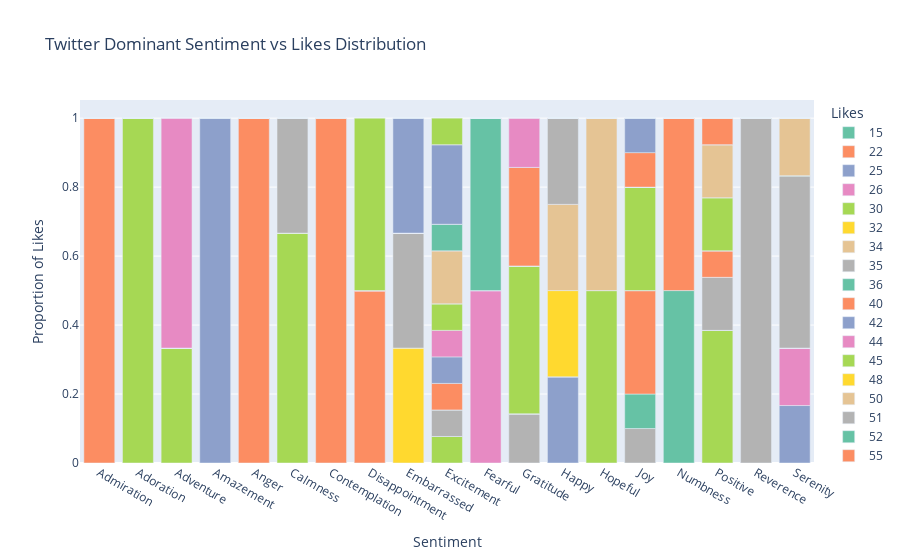

Notebook code cell kept with this figure:
### Code cell
# Twitter
twi_like_senti = pd.crosstab(
    twi_df[twi_df['sentiment'].isin(twi_domi_senti)]['sentiment'],twi_df['Likes'],normalize=0
)
twi_like_senti_long = (twi_like_senti.reset_index().melt(id_vars='sentiment', var_name='Likes',value_name='Proportion'))
fig8 = px.bar(
    twi_like_senti_long,
    x='sentiment',
    y='Proportion',
    color='Likes',
    title='Twitter Dominant Sentiment vs Likes Distribution',
    color_discrete_sequence=px.colors.qualitative.Set2
)

fig8.update_layout(
    xaxis_title='Sentiment',
    yaxis_title='Proportion of Likes',
    legend_title_text='Likes',
    bargap=0.2
)

fig8.show()

### Figure 1 — Plotly figure (JSON) as saved in the notebook; plotly's stock layout.template omitted (floating-point values rounded to 4 significant figures)
{"data": [{"hovertemplate": "Likes=15<br>sentiment=%{x}<br>Proportion=%{y}<extra></extra>", "legendgroup": "15", "marker": {"color": "rgb(102,194,165)", "pattern": {"shape": ""}}, "name": "15", "orientation": "v", "showlegend": true, "textposition": "auto", "type": "bar", "x": ["Admiration", "Adoration", "Adventure", "Amazement", "Anger", "Calmness", "Contemplation", "Disappointment", "Embarrassed", "Excitement", "Fearful", "Gratitude", "Happy", "Hopeful", "Joy", "Numbness", "Positive", "Reverence", "Serenity"], "xaxis": "x", "y": [0.0, 0.0, 0.0, 0.0, 0.0, 0.0, 0.0, 0.0, 0.0, 0.0, 0.0, 0.0, 0.0, 0.0, 0.0, 0.5, 0.0, 0.0, 0.0], "yaxis": "y"}, {"hovertemplate": "Likes=22<br>sentiment=%{x}<br>Proportion=%{y}<extra></extra>", "legendgroup": "22", "marker": {"color": "rgb(252,141,98)", "pattern": {"shape": ""}}, "name": "22", "orientation": "v", "showlegend": true, "textposition": "auto", "type": "bar", "x": ["Admiration", "Adoration", "Adventure", "Amazement", "Anger", "Calmness", "Contemplation", "Disappointment", "Embarrassed", "Excitement", "Fearful", "Gratitude", "Happy", "Hopeful", "Joy", "Numbness", "Positive", "Reverence", "Serenity"], "xaxis": "x", "y": [0.0, 0.0, 0.0, 0.0, 0.0, 0.0, 0.0, 0.0, 0.0, 0.0, 0.0, 0.0, 0.0, 0.0, 0.0, 0.5, 0.0, 0.0, 0.0], "yaxis": "y"}, {"hovertemplate": "Likes=25<br>sentiment=%{x}<br>Proportion=%{y}<extra></extra>", "legendgroup": "25", "marker": {"color": "rgb(141,160,203)", "pattern": {"shape": ""}}, "name": "25", "orientation": "v", "showlegend": true, "textposition": "auto", "type": "bar", "x": ["Admiration", "Adoration", "Adventure", "Amazement", "Anger", "Calmness", "Contemplation", "Disappointment", "Embarrassed", "Excitement", "Fearful", "Gratitude", "Happy", "Hopeful", "Joy", "Numbness", "Positive", "Reverence", "Serenity"], "xaxis": "x", "y": [0.0, 0.0, 0.0, 0.0, 0.0, 0.0, 0.0, 0.0, 0.0, 0.0, 0.0, 0.0, 0.0, 0.0, 0.0, 0.0, 0.0, 0.0, 0.1667], "yaxis": "y"}, {"hovertemplate": "Likes=26<br>sentiment=%{x}<br>Proportion=%{y}<extra></extra>", "legendgroup": "26", "marker": {"color": "rgb(231,138,195)", "pattern": {"shape": ""}}, "name": "26", "orientation": "v", "showlegend": true, "textposition": "auto", "type": "bar", "x": ["Admiration", "Adoration", "Adventure", "Amazement", "Anger", "Calmness", "Contemplation", "Disappointment", "Embarrassed", "Excitement", "Fearful", "Gratitude", "Happy", "Hopeful", "Joy", "Numbness", "Positive", "Reverence", "Serenity"], "xaxis": "x", "y": [0.0, 0.0, 0.0, 0.0, 0.0, 0.0, 0.0, 0.0, 0.0, 0.0, 0.5, 0.0, 0.0, 0.0, 0.0, 0.0, 0.0, 0.0, 0.1667], "yaxis": "y"}, {"hovertemplate": "Likes=30<br>sentiment=%{x}<br>Proportion=%{y}<extra></extra>", "legendgroup": "30", "marker": {"color": "rgb(166,216,84)", "pattern": {"shape": ""}}, "name": "30", "orientation": "v", "showlegend": true, "textposition": "auto", "type": "bar", "x": ["Admiration", "Adoration", "Adventure", "Amazement", "Anger", "Calmness", "Contemplation", "Disappointment", "Embarrassed", "Excitement", "Fearful", "Gratitude", "Happy", "Hopeful", "Joy", "Numbness", "Positive", "Reverence", "Serenity"], "xaxis": "x", "y": [0.0, 0.0, 0.0, 0.0, 0.0, 0.6667, 0.0, 0.0, 0.0, 0.07692, 0.0, 0.0, 0.0, 0.5, 0.0, 0.0, 0.3846, 0.0, 0.0], "yaxis": "y"}, {"hovertemplate": "Likes=32<br>sentiment=%{x}<br>Proportion=%{y}<extra></extra>", "legendgroup": "32", "marker": {"color": "rgb(255,217,47)", "pattern": {"shape": ""}}, "name": "32", "orientation": "v", "showlegend": true, "textposition": "auto", "type": "bar", "x": ["Admiration", "Adoration", "Adventure", "Amazement", "Anger", "Calmness", "Contemplation", "Disappointment", "Embarrassed", "Excitement", "Fearful", "Gratitude", "Happy", "Hopeful", "Joy", "Numbness", "Positive", "Reverence", "Serenity"], "xaxis": "x", "y": [0.0, 0.0, 0.0, 0.0, 0.0, 0.0, 0.0, 0.0, 0.3333, 0.0, 0.0, 0.0, 0.0, 0.0, 0.0, 0.0, 0.0, 0.0, 0.0], "yaxis": "y"}, {"hovertemplate": "Likes=34<br>sentiment=%{x}<br>Proportion=%{y}<extra></extra>", "legendgroup": "34", "marker": {"color": "rgb(229,196,148)", "pattern": {"shape": ""}}, "name": "34", "orientation": "v", "showlegend": true, "textposition": "auto", "type": "bar", "x": ["Admiration", "Adoration", "Adventure", "Amazement", "Anger", "Calmness", "Contemplation", "Disappointment", "Embarrassed", "Excitement", "Fearful", "Gratitude", "Happy", "Hopeful", "Joy", "Numbness", "Positive", "Reverence", "Serenity"], "xaxis": "x", "y": [0.0, 0.0, 0.0, 0.0, 0.0, 0.0, 0.0, 0.0, 0.0, 0.0, 0.0, 0.0, 0.0, 0.5, 0.0, 0.0, 0.0, 0.0, 0.0], "yaxis": "y"}, {"hovertemplate": "Likes=35<br>sentiment=%{x}<br>Proportion=%{y}<extra></extra>", "legendgroup": "35", "marker": {"color": "rgb(179,179,179)", "pattern": {"shape": ""}}, "name": "35", "orientation": "v", "showlegend": true, "textposition": "auto", "type": "bar", "x": ["Admiration", "Adoration", "Adventure", "Amazement", "Anger", "Calmness", "Contemplation", "Disappointment", "Embarrassed", "Excitement", "Fearful", "Gratitude", "Happy", "Hopeful", "Joy", "Numbness", "Positive", "Reverence", "Serenity"], "xaxis": "x", "y": [0.0, 0.0, 0.0, 0.0, 0.0, 0.3333, 0.0, 0.0, 0.3333, 0.07692, 0.0, 0.1429, 0.0, 0.0, 0.1, 0.0, 0.1538, 1.0, 0.5], "yaxis": "y"}, {"hovertemplate": "Likes=36<br>sentiment=%{x}<br>Proportion=%{y}<extra></extra>", "legendgroup": "36", "marker": {"color": "rgb(102,194,165)", "pattern": {"shape": ""}}, "name": "36", "orientation": "v", "showlegend": true, "textposition": "auto", "type": "bar", "x": ["Admiration", "Adoration", "Adventure", "Amazement", "Anger", "Calmness", "Contemplation", "Disappointment", "Embarrassed", "Excitement", "Fearful", "Gratitude", "Happy", "Hopeful", "Joy", "Numbness", "Positive", "Reverence", "Serenity"], "xaxis": "x", "y": [0.0, 0.0, 0.0, 0.0, 0.0, 0.0, 0.0, 0.0, 0.0, 0.0, 0.5, 0.0, 0.0, 0.0, 0.1, 0.0, 0.0, 0.0, 0.0], "yaxis": "y"}, {"hovertemplate": "Likes=40<br>sentiment=%{x}<br>Proportion=%{y}<extra></extra>", "legendgroup": "40", "marker": {"color": "rgb(252,141,98)", "pattern": {"shape": ""}}, "name": "40", "orientation": "v", "showlegend": true, "textposition": "auto", "type": "bar", "x": ["Admiration", "Adoration", "Adventure", "Amazement", "Anger", "Calmness", "Contemplation", "Disappointment", "Embarrassed", "Excitement", "Fearful", "Gratitude", "Happy", "Hopeful", "Joy", "Numbness", "Positive", "Reverence", "Serenity"], "xaxis": "x", "y": [1.0, 0.0, 0.0, 0.0, 1.0, 0.0, 0.0, 0.5, 0.0, 0.07692, 0.0, 0.0, 0.0, 0.0, 0.3, 0.0, 0.07692, 0.0, 0.0], "yaxis": "y"}, {"hovertemplate": "Likes=42<br>sentiment=%{x}<br>Proportion=%{y}<extra></extra>", "legendgroup": "42", "marker": {"color": "rgb(141,160,203)", "pattern": {"shape": ""}}, "name": "42", "orientation": "v", "showlegend": true, "textposition": "auto", "type": "bar", "x": ["Admiration", "Adoration", "Adventure", "Amazement", "Anger", "Calmness", "Contemplation", "Disappointment", "Embarrassed", "Excitement", "Fearful", "Gratitude", "Happy", "Hopeful", "Joy", "Numbness", "Positive", "Reverence", "Serenity"], "xaxis": "x", "y": [0.0, 0.0, 0.0, 0.0, 0.0, 0.0, 0.0, 0.0, 0.0, 0.07692, 0.0, 0.0, 0.25, 0.0, 0.0, 0.0, 0.0, 0.0, 0.0], "yaxis": "y"}, {"hovertemplate": "Likes=44<br>sentiment=%{x}<br>Proportion=%{y}<extra></extra>", "legendgroup": "44", "marker": {"color": "rgb(231,138,195)", "pattern": {"shape": ""}}, "name": "44", "orientation": "v", "showlegend": true, "textposition": "auto", "type": "bar", "x": ["Admiration", "Adoration", "Adventure", "Amazement", "Anger", "Calmness", "Contemplation", "Disappointment", "Embarrassed", "Excitement", "Fearful", "Gratitude", "Happy", "Hopeful", "Joy", "Numbness", "Positive", "Reverence", "Serenity"], "xaxis": "x", "y": [0.0, 0.0, 0.0, 0.0, 0.0, 0.0, 0.0, 0.0, 0.0, 0.07692, 0.0, 0.0, 0.0, 0.0, 0.0, 0.0, 0.0, 0.0, 0.0], "yaxis": "y"}, {"hovertemplate": "Likes=45<br>sentiment=%{x}<br>Proportion=%{y}<extra></extra>", "legendgroup": "45", "marker": {"color": "rgb(166,216,84)", "pattern": {"shape": ""}}, "name": "45", "orientation": "v", "showlegend": true, "textposition": "auto", "type": "bar", "x": ["Admiration", "Adoration", "Adventure", "Amazement", "Anger", "Calmness", "Contemplation", "Disappointment", "Embarrassed", "Excitement", "Fearful", "Gratitude", "Happy", "Hopeful", "Joy", "Numbness", "Positive", "Reverence", "Serenity"], "xaxis": "x", "y": [0.0, 1.0, 0.3333, 0.0, 0.0, 0.0, 0.0, 0.0, 0.0, 0.07692, 0.0, 0.4286, 0.0, 0.0, 0.3, 0.0, 0.1538, 0.0, 0.0], "yaxis": "y"}, {"hovertemplate": "Likes=48<br>sentiment=%{x}<br>Proportion=%{y}<extra></extra>", "legendgroup": "48", "marker": {"color": "rgb(255,217,47)", "pattern": {"shape": ""}}, "name": "48", "orientation": "v", "showlegend": true, "textposition": "auto", "type": "bar", "x": ["Admiration", "Adoration", "Adventure", "Amazement", "Anger", "Calmness", "Contemplation", "Disappointment", "Embarrassed", "Excitement", "Fearful", "Gratitude", "Happy", "Hopeful", "Joy", "Numbness", "Positive", "Reverence", "Serenity"], "xaxis": "x", "y": [0.0, 0.0, 0.0, 0.0, 0.0, 0.0, 0.0, 0.0, 0.0, 0.0, 0.0, 0.0, 0.25, 0.0, 0.0, 0.0, 0.0, 0.0, 0.0], "yaxis": "y"}, {"hovertemplate": "Likes=50<br>sentiment=%{x}<br>Proportion=%{y}<extra></extra>", "legendgroup": "50", "marker": {"color": "rgb(229,196,148)", "pattern": {"shape": ""}}, "name": "50", "orientation": "v", "showlegend": true, "textposition": "auto", "type": "bar", "x": ["Admiration", "Adoration", "Adventure", "Amazement", "Anger", "Calmness", "Contemplation", "Disappointment", "Embarrassed", "Excitement", "Fearful", "Gratitude", "Happy", "Hopeful", "Joy", "Numbness", "Positive", "Reverence", "Serenity"], "xaxis": "x", "y": [0.0, 0.0, 0.0, 0.0, 0.0, 0.0, 0.0, 0.0, 0.0, 0.1538, 0.0, 0.0, 0.25, 0.0, 0.0, 0.0, 0.1538, 0.0, 0.1667], "yaxis": "y"}, {"hovertemplate": "Likes=51<br>sentiment=%{x}<br>Proportion=%{y}<extra></extra>", "legendgroup": "51", "marker": {"color": "rgb(179,179,179)", "pattern": {"shape": ""}}, "name": "51", "orientation": "v", "showlegend": true, "textposition": "auto", "type": "bar", "x": ["Admiration", "Adoration", "Adventure", "Amazement", "Anger", "Calmness", "Contemplation", "Disappointment", "Embarrassed", "Excitement", "Fearful", "Gratitude", "Happy", "Hopeful", "Joy", "Numbness", "Positive", "Reverence", "Serenity"], "xaxis": "x", "y": [0.0, 0.0, 0.0, 0.0, 0.0, 0.0, 0.0, 0.0, 0.0, 0.0, 0.0, 0.0, 0.25, 0.0, 0.0, 0.0, 0.0, 0.0, 0.0], "yaxis": "y"}, {"hovertemplate": "Likes=52<br>sentiment=%{x}<br>Proportion=%{y}<extra></extra>", "legendgroup": "52", "marker": {"color": "rgb(102,194,165)", "pattern": {"shape": ""}}, "name": "52", "orientation": "v", "showlegend": true, "textposition": "auto", "type": "bar", "x": ["Admiration", "Adoration", "Adventure", "Amazement", "Anger", "Calmness", "Contemplation", "Disappointment", "Embarrassed", "Excitement", "Fearful", "Gratitude", "Happy", "Hopeful", "Joy", "Numbness", "Positive", "Reverence", "Serenity"], "xaxis": "x", "y": [0.0, 0.0, 0.0, 0.0, 0.0, 0.0, 0.0, 0.0, 0.0, 0.07692, 0.0, 0.0, 0.0, 0.0, 0.0, 0.0, 0.0, 0.0, 0.0], "yaxis": "y"}, {"hovertemplate": "Likes=55<br>sentiment=%{x}<br>Proportion=%{y}<extra></extra>", "legendgroup": "55", "marker": {"color": "rgb(252,141,98)", "pattern": {"shape": ""}}, "name": "55", "orientation": "v", "showlegend": true, "textposition": "auto", "type": "bar", "x": ["Admiration", "Adoration", "Adventure", "Amazement", "Anger", "Calmness", "Contemplation", "Disappointment", "Embarrassed", "Excitement", "Fearful", "Gratitude", "Happy", "Hopeful", "Joy", "Numbness", "Positive", "Reverence", "Serenity"], "xaxis": "x", "y": [0.0, 0.0, 0.0, 0.0, 0.0, 0.0, 1.0, 0.0, 0.0, 0.0, 0.0, 0.2857, 0.0, 0.0, 0.1, 0.0, 0.07692, 0.0, 0.0], "yaxis": "y"}, {"hovertemplate": "Likes=60<br>sentiment=%{x}<br>Proportion=%{y}<extra></extra>", "legendgroup": "60", "marker": {"color": "rgb(141,160,203)", "pattern": {"shape": ""}}, "name": "60", "orientation": "v", "showlegend": true, "textposition": "auto", "type": "bar", "x": ["Admiration", "Adoration", "Adventure", "Amazement", "Anger", "Calmness", "Contemplation", "Disappointment", "Embarrassed", "Excitement", "Fearful", "Gratitude", "Happy", "Hopeful", "Joy", "Numbness", "Positive", "Reverence", "Serenity"], "xaxis": "x", "y": [0.0, 0.0, 0.0, 1.0, 0.0, 0.0, 0.0, 0.0, 0.3333, 0.2308, 0.0, 0.0, 0.0, 0.0, 0.1, 0.0, 0.0, 0.0, 0.0], "yaxis": "y"}, {"hovertemplate": "Likes=70<br>sentiment=%{x}<br>Proportion=%{y}<extra></extra>", "legendgroup": "70", "marker": {"color": "rgb(231,138,195)", "pattern": {"shape": ""}}, "name": "70", "orientation": "v", "showlegend": true, "textposition": "auto", "type": "bar", "x": ["Admiration", "Adoration", "Adventure", "Amazement", "Anger", "Calmness", "Contemplation", "Disappointment", "Embarrassed", "Excitement", "Fearful", "Gratitude", "Happy", "Hopeful", "Joy", "Numbness", "Positive", "Reverence", "Serenity"], "xaxis": "x", "y": [0.0, 0.0, 0.6667, 0.0, 0.0, 0.0, 0.0, 0.0, 0.0, 0.0, 0.0, 0.1429, 0.0, 0.0, 0.0, 0.0, 0.0, 0.0, 0.0], "yaxis": "y"}, {"hovertemplate": "Likes=80<br>sentiment=%{x}<br>Proportion=%{y}<extra></extra>", "legendgroup": "80", "marker": {"color": "rgb(166,216,84)", "pattern": {"shape": ""}}, "name": "80", "orientation": "v", "showlegend": true, "textposition": "auto", "type": "bar", "x": ["Admiration", "Adoration", "Adventure", "Amazement", "Anger", "Calmness", "Contemplation", "Disappointment", "Embarrassed", "Excitement", "Fearful", "Gratitude", "Happy", "Hopeful", "Joy", "Numbness", "Positive", "Reverence", "Serenity"], "xaxis": "x", "y": [0.0, 0.0, 0.0, 0.0, 0.0, 0.0, 0.0, 0.5, 0.0, 0.07692, 0.0, 0.0, 0.0, 0.0, 0.0, 0.0, 0.0, 0.0, 0.0], "yaxis": "y"}], "layout": {"bargap": 0.2, "barmode": "relative", "legend": {"title": {"text": "Likes"}, "tracegroupgap": 0}, "title": {"text": "Twitter Dominant Sentiment vs Likes Distribution"}, "xaxis": {"anchor": "y", "domain": [0, 1], "title": {"text": "Sentiment"}}, "yaxis": {"anchor": "x", "domain": [0, 1], "title": {"text": "Proportion of Likes"}}}}
